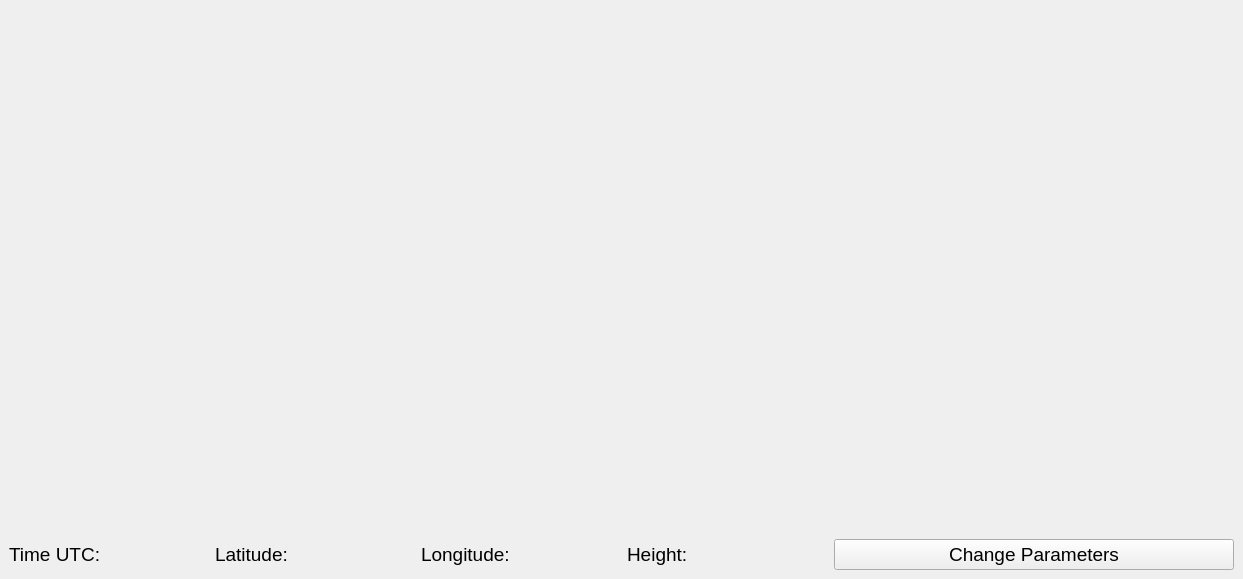
<?xml version="1.0" encoding="UTF-8"?>
<ui version="4.0">
 <class>MapOfSattelite</class>
 <widget class="QMainWindow" name="MapOfSattelite">
  <property name="geometry">
   <rect>
    <x>0</x>
    <y>0</y>
    <width>1243</width>
    <height>579</height>
   </rect>
  </property>
  <property name="windowTitle">
   <string>MapOfSattelite</string>
  </property>
  <widget class="QWidget" name="centralwidget">
   <layout class="QGridLayout" name="gridLayout_2">
    <item row="0" column="0">
     <layout class="QGridLayout" name="gridLayout">
      <item row="1" column="1">
       <widget class="QLabel" name="Latitude">
        <property name="font">
         <font>
          <pointsize>14</pointsize>
         </font>
        </property>
        <property name="text">
         <string>Latitude:</string>
        </property>
       </widget>
      </item>
      <item row="0" column="0" colspan="6">
       <widget class="QCustomPlot" name="plotMap" native="true"/>
      </item>
      <item row="1" column="2">
       <widget class="QLabel" name="Longitude">
        <property name="font">
         <font>
          <pointsize>14</pointsize>
         </font>
        </property>
        <property name="text">
         <string>Longitude:</string>
        </property>
       </widget>
      </item>
      <item row="1" column="4" colspan="2">
       <widget class="QPushButton" name="Update">
        <property name="font">
         <font>
          <pointsize>14</pointsize>
         </font>
        </property>
        <property name="styleSheet">
         <string notr="true"/>
        </property>
        <property name="text">
         <string>Change Parameters</string>
        </property>
       </widget>
      </item>
      <item row="1" column="3">
       <widget class="QLabel" name="Height">
        <property name="font">
         <font>
          <pointsize>14</pointsize>
         </font>
        </property>
        <property name="text">
         <string>Height:</string>
        </property>
       </widget>
      </item>
      <item row="1" column="0">
       <widget class="QLabel" name="Time">
        <property name="font">
         <font>
          <pointsize>14</pointsize>
          <italic>false</italic>
          <bold>false</bold>
          <underline>false</underline>
          <strikeout>false</strikeout>
          <kerning>true</kerning>
         </font>
        </property>
        <property name="text">
         <string>Time UTC:</string>
        </property>
       </widget>
      </item>
     </layout>
    </item>
   </layout>
  </widget>
  <widget class="QMenuBar" name="menubar">
   <property name="geometry">
    <rect>
     <x>0</x>
     <y>0</y>
     <width>1243</width>
     <height>22</height>
    </rect>
   </property>
  </widget>
 </widget>
 <customwidgets>
  <customwidget>
   <class>QCustomPlot</class>
   <extends>QWidget</extends>
   <header>qcustomplot.h</header>
   <container>1</container>
  </customwidget>
 </customwidgets>
 <resources/>
 <connections/>
</ui>
